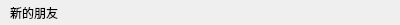
<?xml version="1.0" encoding="UTF-8"?>
<ui version="4.0">
 <class>GroupTipItem</class>
 <widget class="QWidget" name="GroupTipItem">
  <property name="geometry">
   <rect>
    <x>0</x>
    <y>0</y>
    <width>400</width>
    <height>25</height>
   </rect>
  </property>
  <property name="sizePolicy">
   <sizepolicy hsizetype="Preferred" vsizetype="Preferred">
    <horstretch>0</horstretch>
    <verstretch>0</verstretch>
   </sizepolicy>
  </property>
  <property name="minimumSize">
   <size>
    <width>250</width>
    <height>25</height>
   </size>
  </property>
  <property name="maximumSize">
   <size>
    <width>16777215</width>
    <height>25</height>
   </size>
  </property>
  <property name="windowTitle">
   <string>Form</string>
  </property>
  <layout class="QVBoxLayout" name="verticalLayout">
   <property name="spacing">
    <number>0</number>
   </property>
   <property name="leftMargin">
    <number>10</number>
   </property>
   <property name="topMargin">
    <number>0</number>
   </property>
   <property name="rightMargin">
    <number>0</number>
   </property>
   <property name="bottomMargin">
    <number>0</number>
   </property>
   <item>
    <widget class="QLabel" name="label">
     <property name="text">
      <string>新的朋友</string>
     </property>
    </widget>
   </item>
  </layout>
 </widget>
 <resources/>
 <connections/>
</ui>
